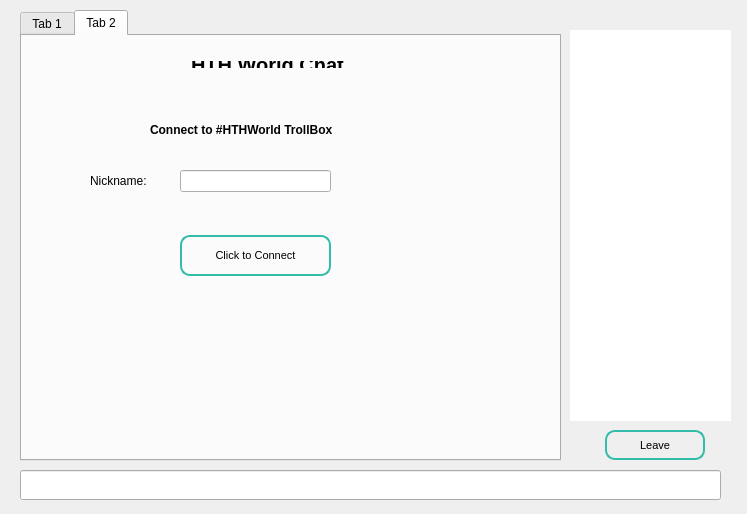
<?xml version="1.0" encoding="UTF-8"?>
<ui version="4.0">
 <class>ChatWindowPage</class>
 <widget class="QWidget" name="ChatWindowPage">
  <property name="geometry">
   <rect>
    <x>0</x>
    <y>0</y>
    <width>747</width>
    <height>514</height>
   </rect>
  </property>
  <widget class="QWidget" name="widget_2" native="true">
   <property name="geometry">
    <rect>
     <x>0</x>
     <y>0</y>
     <width>741</width>
     <height>511</height>
    </rect>
   </property>
   <widget class="QWidget" name="splitter" native="true">
    <property name="enabled">
     <bool>true</bool>
    </property>
    <property name="geometry">
     <rect>
      <x>10</x>
      <y>10</y>
      <width>721</width>
      <height>501</height>
     </rect>
    </property>
    <property name="styleSheet">
     <string notr="true"/>
    </property>
    <widget class="QTabWidget" name="tab">
     <property name="geometry">
      <rect>
       <x>10</x>
       <y>0</y>
       <width>541</width>
       <height>451</height>
      </rect>
     </property>
     <property name="styleSheet">
      <string notr="true"/>
     </property>
     <property name="tabShape">
      <enum>QTabWidget::Rounded</enum>
     </property>
     <property name="currentIndex">
      <number>1</number>
     </property>
     <property name="tabsClosable">
      <bool>false</bool>
     </property>
     <widget class="QWidget" name="widget_4">
      <attribute name="title">
       <string>Tab 1</string>
      </attribute>
     </widget>
     <widget class="QWidget" name="tab_5">
      <attribute name="title">
       <string>Tab 2</string>
      </attribute>
     </widget>
    </widget>
    <widget class="QLineEdit" name="lineEdit">
     <property name="geometry">
      <rect>
       <x>10</x>
       <y>460</y>
       <width>701</width>
       <height>30</height>
      </rect>
     </property>
     <property name="sizePolicy">
      <sizepolicy hsizetype="Fixed" vsizetype="Fixed">
       <horstretch>0</horstretch>
       <verstretch>0</verstretch>
      </sizepolicy>
     </property>
     <property name="maximumSize">
      <size>
       <width>16777215</width>
       <height>30</height>
      </size>
     </property>
    </widget>
    <widget class="QListView" name="userView">
     <property name="geometry">
      <rect>
       <x>560</x>
       <y>20</y>
       <width>161</width>
       <height>391</height>
      </rect>
     </property>
     <property name="minimumSize">
      <size>
       <width>0</width>
       <height>300</height>
      </size>
     </property>
     <property name="styleSheet">
      <string notr="true">border-radius:10px;</string>
     </property>
    </widget>
    <widget class="QPushButton" name="disconnect">
     <property name="geometry">
      <rect>
       <x>595</x>
       <y>420</y>
       <width>100</width>
       <height>30</height>
      </rect>
     </property>
     <property name="minimumSize">
      <size>
       <width>100</width>
       <height>30</height>
      </size>
     </property>
     <property name="maximumSize">
      <size>
       <width>100</width>
       <height>30</height>
      </size>
     </property>
     <property name="styleSheet">
      <string notr="true">border-style: solid;
border-width: 2px;
border-color: #34bcaa;
border-radius: 10px;
font-size: 11px;</string>
     </property>
     <property name="text">
      <string>Leave</string>
     </property>
    </widget>
   </widget>
   <widget class="QWidget" name="hide3" native="true">
    <property name="geometry">
     <rect>
      <x>10</x>
      <y>10</y>
      <width>731</width>
      <height>501</height>
     </rect>
    </property>
    <widget class="QWidget" name="layoutWidget">
     <property name="geometry">
      <rect>
       <x>170</x>
       <y>40</y>
       <width>250</width>
       <height>29</height>
      </rect>
     </property>
     <layout class="QHBoxLayout" name="hide1">
      <property name="spacing">
       <number>7</number>
      </property>
      <item>
       <widget class="QLabel" name="label">
        <property name="styleSheet">
         <string notr="true">font-weight: bold;
font-size: 20px;</string>
        </property>
        <property name="text">
         <string>HTH World Chat</string>
        </property>
       </widget>
      </item>
      <item>
       <spacer name="horizontalSpacer_4">
        <property name="orientation">
         <enum>Qt::Horizontal</enum>
        </property>
        <property name="sizeType">
         <enum>QSizePolicy::Fixed</enum>
        </property>
        <property name="sizeHint" stdset="0">
         <size>
          <width>60</width>
          <height>20</height>
         </size>
        </property>
       </spacer>
      </item>
     </layout>
    </widget>
    <widget class="QLineEdit" name="editPseudo">
     <property name="geometry">
      <rect>
       <x>170</x>
       <y>160</y>
       <width>151</width>
       <height>22</height>
      </rect>
     </property>
     <property name="text">
      <string/>
     </property>
    </widget>
    <widget class="QLabel" name="label_5">
     <property name="geometry">
      <rect>
       <x>80</x>
       <y>160</y>
       <width>81</width>
       <height>21</height>
      </rect>
     </property>
     <property name="text">
      <string>Nickname:</string>
     </property>
    </widget>
    <widget class="QPushButton" name="buttonConnect">
     <property name="geometry">
      <rect>
       <x>170</x>
       <y>225</y>
       <width>151</width>
       <height>41</height>
      </rect>
     </property>
     <property name="styleSheet">
      <string notr="true">border-style: solid;
border-width: 2px;
border-color: #34bcaa;
border-radius: 10px;
font-size: 11px;</string>
     </property>
     <property name="text">
      <string>Click to Connect</string>
     </property>
    </widget>
    <widget class="QLabel" name="label_10">
     <property name="geometry">
      <rect>
       <x>140</x>
       <y>110</y>
       <width>251</width>
       <height>20</height>
      </rect>
     </property>
     <property name="text">
      <string>&lt;html&gt;&lt;head/&gt;&lt;body&gt;&lt;p&gt;&lt;span style=&quot; font-weight:600;&quot;&gt;Connect to #HTHWorld TrollBox&lt;/span&gt;&lt;/p&gt;&lt;/body&gt;&lt;/html&gt;</string>
     </property>
    </widget>
   </widget>
  </widget>
  <action name="actionQuit">
   <property name="text">
    <string>Quitter</string>
   </property>
   <property name="shortcut">
    <string>Ctrl+Q</string>
   </property>
  </action>
  <action name="actionCloseTab">
   <property name="text">
    <string>Fermer l'onglet</string>
   </property>
  </action>
 </widget>
 <layoutdefault spacing="6" margin="11"/>
 <resources/>
 <connections/>
</ui>
